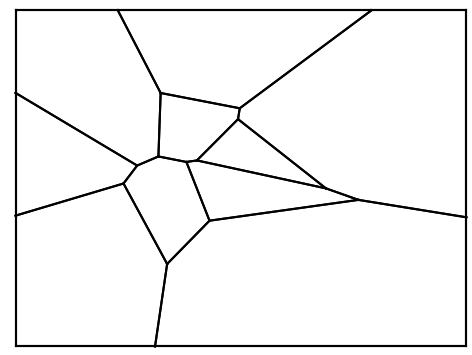
#> input picture Image Processing/voronoi_image.png, 472 x 355 px, found by its file name
$ python extract_edges.py
#> lines starting #> are read from the running program, lines starting #| are printed output that depends on the picture
import cv2
import numpy as np
import matplotlib.pyplot as plt
from skimage.morphology import skeletonize
from collections import defaultdict
from scipy.spatial import distance
from scipy.ndimage import label

def extract_voronoi_graph(image_path, plot=True, merge_tol=8, vertex_tol=1):
#> called with plot = True, merge_tol = 5, vertex_tol = 8
    img = cv2.imread(image_path, cv2.IMREAD_GRAYSCALE)
#> img is the input picture: shape (355, 472); min 0, max 255, mean 243.8
    if img is None:
        raise FileNotFoundError(f"Image not found: {image_path}")

    # skeletonization
    _, binary = cv2.threshold(img, 200, 1, cv2.THRESH_BINARY_INV)
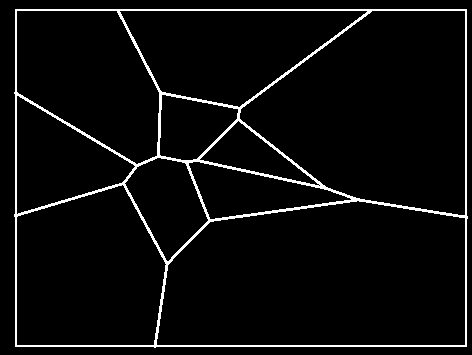
#> binary: shape (355, 472); values 0 (black) and 1 (white), 4.6% white in thin lines or dots
    skeleton = skeletonize(binary).astype(np.uint8)
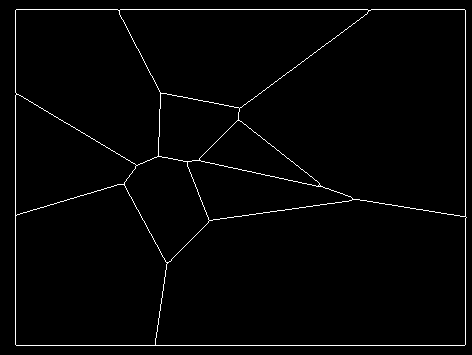
#> skeleton: shape (355, 472); values 0 (black) and 1 (white), 1.8% white in thin lines or dots
    h, w = skeleton.shape
#> h = 355; w = 472

    # 8-neighborhood
    NB8 = [(-1,-1),(-1,0),(-1,1),
           (0,-1),        (0,1),
           (1,-1),(1,0),(1,1)]

    # --- vertex detection ---
    raw_vertices = []
    for y in range(1,h-1):
        for x in range(1,w-1):
            if skeleton[y,x] > 0:
                n = sum(skeleton[y+dy, x+dx] > 0 for dy,dx in NB8)
                if n >= 3 or n == 1:
                    raw_vertices.append((x,y))
                if x in [0,w-1] or y in [0,h-1]:
                    raw_vertices.append((x,y))
#> after the loop, raw_vertices = 62 pairs, first value 15 to 465, second value 10 to 345

    # add extreme skeleton points
    ys, xs = np.where(skeleton > 0)
#> ys = 3039 values from 9 to 345; xs = 3039 values, max 466 at index 2144, min 15 at index 444, mean 227.2
    if len(xs) > 0:
        raw_vertices.extend([
            (xs.min(), ys.min()),
            (xs.max(), ys.max()),
            (xs.max(), ys.min()),
            (xs.min(), ys.max())
        ])

    # cluster close detections (ilk kaba filtreleme)
    criteria = 1
    unique_vertices = []
    for v in raw_vertices:
        if not any(np.linalg.norm(np.array(v)-np.array(u)) < criteria for u in unique_vertices):
            unique_vertices.append(tuple(v))
#> this loop made 66 passes
#> v on passes 1 to 12: (118, 10), (119, 10), (368, 10), (369, 10), (119, 11), (368, 11), (160, 92), (16, 93), (160, 93), (161, 93), (16, 94), (17, 94)
#> after the loop, unique_vertices = 66 pairs, first value 15 to 466, second value 9 to 345

    # --- MERGE çok yakın vertex'ler ---
    merged = []
    used = set()
    for i, vi in enumerate(unique_vertices):
        if i in used:
            continue
        cluster = [vi]
        for j, vj in enumerate(unique_vertices):
            if j <= i or j in used:
                continue
            if np.linalg.norm(np.array(vi) - np.array(vj)) < merge_tol:
                cluster.append(vj)
                used.add(j)
        cx = int(np.mean([p[0] for p in cluster]))
        cy = int(np.mean([p[1] for p in cluster]))
        merged.append((cx, cy))
        used.add(i)
#> this loop made 66 passes
#> vi on passes 2, 4, 5, 6, 9, 10, 11, 12, 13, 16, 17, 18: (119, 10), (369, 10), (119, 11), (368, 11), (160, 93), (161, 93), (16, 94), (17, 94), (160, 94), (237, 120), (238, 120), (239, 120)
#> (cx, cy) on passes 1, 3, 8, 14, 15, 19: (118, 10), (368, 10), (16, 93), (239, 108), (238, 119), (158, 155)
#> after the loop, merged = [(118, 10), (368, 10), (160, 93), (16, 93), (239, 108), (238, 119), (158, 155), (199, 159), (187, 161), (136, 165), (123, 184), (319, 185), (352, 198), (15, 215), (464, 215), (209, 220), (167, 262), (155, 344), (15, 9), (466, 345), (466, 9), (15, 345)]; used = 66 items

    vertices = {i:v for i,v in enumerate(merged)}
#> vertices = 22 items

    # --- edge detection via connected components ---
    connectivity = defaultdict(list)
    labeled, ncomponents = label(skeleton)
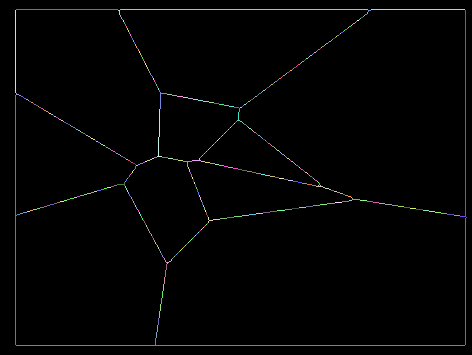
#> labeled: shape (355, 472) int32; 582 distinct labels, from 0 to 581; one colour per label, 0 black
#> ncomponents = 581

    for comp_id in range(1, ncomponents+1):
        ys, xs = np.where(labeled == comp_id)
        pixels = list(zip(xs, ys))
        if not pixels:
            continue

        dmap = []
        comp_vertices = []
        for vid, vp in vertices.items():
            min_dist = min(distance.euclidean(p, vp) for p in pixels)
            dmap.append((min_dist, vid))
            if min_dist < vertex_tol:
                comp_vertices.append(vid)

        # en yakın 2 vertex'i de ekle
        dmap.sort()
        closest_two = [dmap[0][1], dmap[1][1]] if len(dmap) >= 2 else []
        comp_vertices.extend(closest_two)
        comp_vertices = list(set(comp_vertices))

        # burada düzeltme: eğer >= 2 vertex varsa hepsini pairwise bağla
        if len(comp_vertices) >= 2:
            for i in range(len(comp_vertices)):
                for j in range(i+1, len(comp_vertices)):
                    v1, v2 = comp_vertices[i], comp_vertices[j]
                    if v2 not in connectivity[v1]:
                        connectivity[v1].append(v2)
                    if v1 not in connectivity[v2]:
                        connectivity[v2].append(v1)
#> this loop made 581 passes
#> (ys, xs, pixels) on passes 6, 8, 9: ([10, 10, 10, 11], [368, 369, 370, 368], [(368, 10), (369, 10), (370, 10), (368, 11)]), ([12, 13], [367, 367], [(367, 12), (367, 13)]), ([14, 14], [365, 366], [(365, 14), (366, 14)])

    # --- plot ---
    if plot:
        plt.imshow(img, cmap='gray')
        for vid,(x,y) in vertices.items():
            plt.scatter(x,y,c='red',s=40)
            for nb in connectivity[vid]:
                xn,yn = vertices[nb]
                plt.plot([x,xn],[y,yn],'g-',lw=1)
#> this loop made 22 passes
        plt.title("Voronoi vertices + connectivity (multi-vertex full pairwise)")
        plt.show()
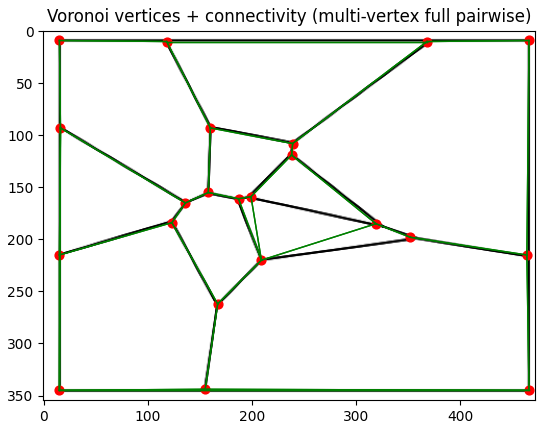
#> figure drawn by matplotlib, 1 panel

    return vertices, connectivity

# Example usage
if __name__ == "__main__":
    image_path = "C:\\Users\\user\\OneDrive\\PHD\\Repositories\\Inverse_Voronoi\\Image Processing\\voronoi_image.png"
    vertices, connectivity = extract_voronoi_graph(image_path, merge_tol=5, vertex_tol=8)
#> vertices = 22 items; connectivity = 22 items
    print("Extracted vertices:", vertices)
#> (printed output is left out)
    print("Connectivity:", dict(connectivity))
#> (printed output is left out)
